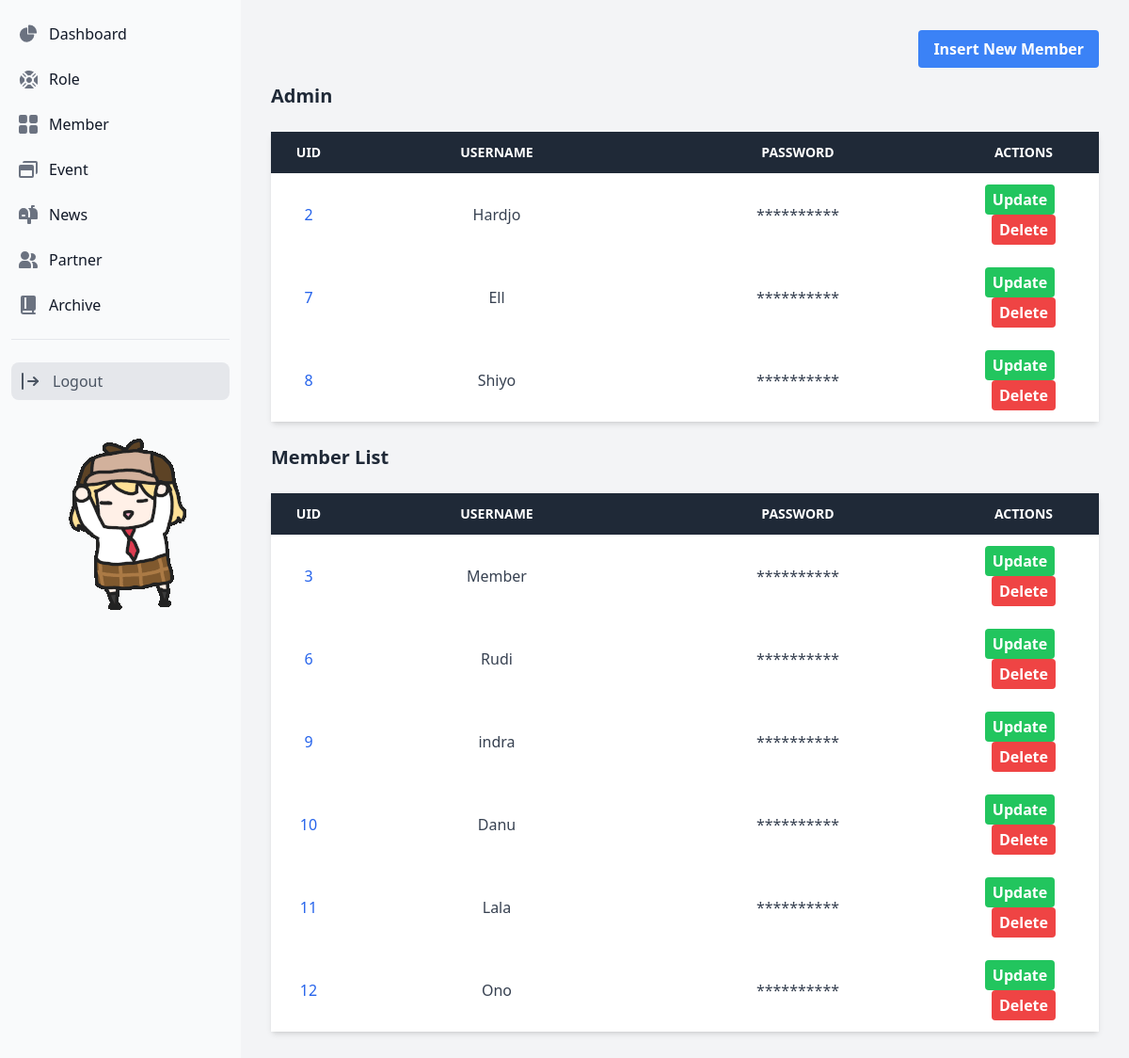
Screenshot of /index.php?modul=user (signed in) with the database file from the repository.
### tables this page shows
CREATE TABLE `user` (
  `uid` int NOT NULL,
  `uname` varchar(225) NOT NULL,
  `password` varchar(225) NOT NULL,
  `create_at` datetime DEFAULT NULL,
  `id` int NOT NULL COMMENT 'Foreign Key role.id'
);

### controller/UserCon.php (called while the page is built, shortened)
<?php
require_once './model/user.php';
class UserCon {
    private $usercons;
    public function __construct() {
        $this->usercons = new userd();
    }
    public function listUser() {
        $users = $this->usercons->getAllUser();
        include 'view/admin/adduser/list.php';
    }
}
?>

### model/user.php (called while the page is built, shortened)
<?php
require_once './db.php';
class Userd {
    private $db;
    public function connectDatabase() {
        $database = new Database();
        $this->db = $database->connect();
    }
    public function getAllUser() {
        $query = "SELECT * FROM user";
        $result = $this->db->query($query);
        $userz = [];
        if ($result->num_rows > 0) {
            while ($row = $result->fetch_assoc()) {
                $userz[] = $row;
            }
        }
        return $userz;
    }
}
?>

### db.php (called while the page is built, shortened)
<?php
class Database {
    public function connect() {
        $host = "localhost";
        $user = "root";
        $password = "";
        $database = "ocaweb_db";
        $this->db = new mysqli($host, $user, $password, $database);
        return $this->db;
    }
}
?>

### view/admin/adduser/list.php (the view, shortened to what this page needs)
<!DOCTYPE html>
<html lang="en">
<head>
    <script src="https://cdn.tailwindcss.com"></script>
</head>
<body class="bg-gray-100 font-sans leading-normal tracking-normal">
<div class="flex">
    <aside id="separator-sidebar" class="w-64 bg-gray-800 text-white min-h-screen fixed top-0 left-0">
        <?php include '/final-mission/view/includes/side.php'; ?>
    </aside>
    <div class="ml-64 flex-1 p-8">
        <div class="container mx-auto">
            <div class="mb-4 text-right">
                <button class="bg-blue-500 hover:bg-blue-700 text-white font-bold py-2 px-4 rounded">
                    <a href="index.php?modul=user&fitur=reqinput">Insert New Member</a>
                </button>
            </div>
            <h2 class="text-xl font-bold text-gray-800 mb-4">Admin</h2>
            <div class="bg-white shadow-md rounded my-6">
                <table class="min-w-full bg-white">
                    <thead class="bg-gray-800 text-white">
                        <tr>
                            <th class="w-1/12 py-3 px-4 uppercase font-semibold text-sm">Uid</th>
                            <th class="w-1/3 py-3 px-4 uppercase font-semibold text-sm">Username</th>
                            <th class="w-1/3 py-3 px-4 uppercase font-semibold text-sm">Password</th>
                            <th class="w-1/6 py-3 px-4 uppercase font-semibold text-sm">Actions</th>
                        </tr>
                    </thead>
                    <tbody class="text-gray-700">
                        <?php if (!empty($users)): ?>
                            <?php foreach ($users as $user): ?>
                                <?php if ($user['id'] == 1):  ?>
                                    <tr class="text-center">
                                        <td class="py-3 px-4 text-blue-600"><?php echo htmlspecialchars($user['uid']); ?></td>
                                        <td class="py-3 px-4"><?php echo htmlspecialchars($user['uname']); ?></td>
                                        <td class="py-3 px-4">**********</td>
                                        <td class="py-3 px-4">
                                            <button class="bg-green-500 hover:bg-green-700 text-white font-bold py-1 px-2 rounded mr-2">
                                                <a href="index.php?modul=user&fitur=edit&uid=<?php echo $user['uid']; ?>">Update</a>
                                            </button>
                                            <button class="bg-red-500 hover:bg-red-700 text-white font-bold py-1 px-2 rounded">
                                                <a href="index.php?modul=user&fitur=delete&uid=<?php echo $user['uid']; ?>">Delete</a>
                                            </button>
                                        </td>
                                    </tr>
                                <?php endif; ?>
                            <?php endforeach; ?>
                        <?php else: ?>
                            <tr>
                                <td colspan="4" class="text-center py-4">No admin data available.</td>
                            </tr>
                        <?php endif; ?>
                    </tbody>
                </table>
            </div>
            <h2 class="text-xl font-bold text-gray-800 mb-4">Member List</h2>
            <div class="bg-white shadow-md rounded my-6">
                <table class="min-w-full bg-white">
                    <thead class="bg-gray-800 text-white">
                        <tr>
                            <th class="w-1/12 py-3 px-4 uppercase font-semibold text-sm">Uid</th>
                            <th class="w-1/3 py-3 px-4 uppercase font-semibold text-sm">Username</th>
                            <th class="w-1/3 py-3 px-4 uppercase font-semibold text-sm">Password</th>
                            <th class="w-1/6 py-3 px-4 uppercase font-semibold text-sm">Actions</th>
                        </tr>
                    </thead>
                    <tbody class="text-gray-700">
                        <?php if (!empty($users)): ?>
                            <?php foreach ($users as $user): ?>
                                <?php if ($user['id'] == 2):  ?>
                                    <tr class="text-center">
                                        <td class="py-3 px-4 text-blue-600"><?php echo htmlspecialchars($user['uid']); ?></td>
                                        <td class="py-3 px-4"><?php echo htmlspecialchars($user['uname']); ?></td>
                                        <td class="py-3 px-4">**********</td>
                                        <td class="py-3 px-4">
                                            <button class="bg-green-500 hover:bg-green-700 text-white font-bold py-1 px-2 rounded mr-2">
                                                <a href="index.php?modul=user&fitur=edit&uid=<?php echo $user['uid']; ?>">Update</a>
                                            </button>
                                            <button class="bg-red-500 hover:bg-red-700 text-white font-bold py-1 px-2 rounded">
                                                <a href="index.php?modul=user&fitur=delete&uid=<?php echo $user['uid']; ?>">Delete</a>
                                            </button>
                                        </td>
                                    </tr>
                                <?php endif; ?>
                            <?php endforeach; ?>
                        <?php else: ?>
                            <tr>
                                <td colspan="4" class="text-center py-4">No user data available.</td>
                            </tr>
                        <?php endif; ?>
                    </tbody>
                </table>
            </div>
        </div>
    </div>
</div>
</body>
</html>

### rows the page displays
user: uid "2", uname "Hardjo"
user: uid "7", uname "Ell"
user: uid "8", uname "Shiyo"
user: uid "3", uname "Member"
user: uid "6", uname "Rudi"
user: uid "9", uname "indra"
user: uid "10", uname "Danu"
user: uid "11", uname "Lala"
user: uid "12", uname "Ono"
